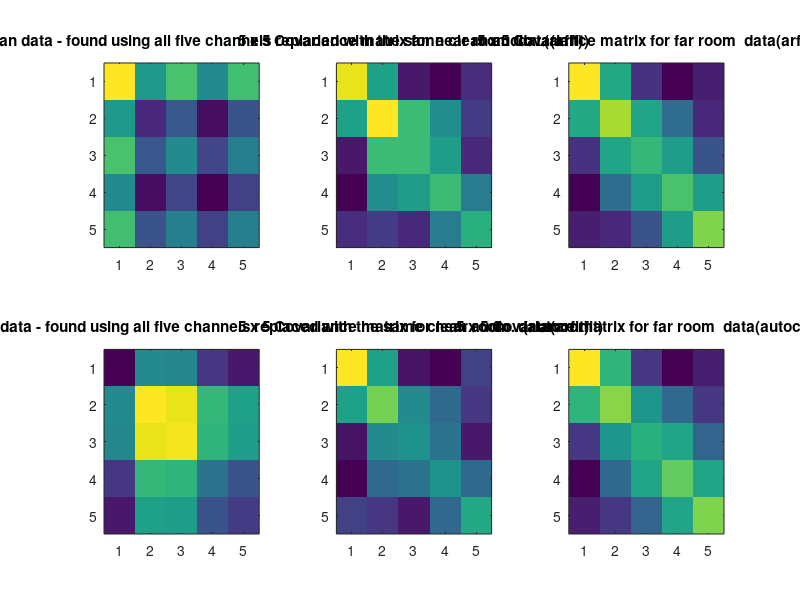

Here is the MATLAB script that generated this plot:
addpath('/home/anirudhs/tmp/anu/REVERB_MCSB_without_GN_3DCNN/matlab');
clc;
clear all;
close all;


load('clean_cov','C_cln_arfit','C1_cln_auto');
load('clean_rev_far','C_far_arfit','C1_far_auto');
load('clean_rev_near','C_near_arfit','C1_near_auto');

subplot(2,3,1);
imagesc(C_cln_arfit);
title('5 x 5 Covariance matrix for clean data - found using all five channels replaced with the same clean audio...(arfit)');
subplot(2,3,2);
imagesc(C_near_arfit);
title('5 x 5 Covariance matrix for near room  data(arfit)');
subplot(2,3,3);
imagesc(C_far_arfit);
title('5 x 5 Covariance matrix for far room  data(arfit)');

subplot(2,3,4);
imagesc(C1_cln_auto);
title('5 x 5 Covariance matrix for clean data - found using all five channels replaced with the same clean audio...(autocorfit)');
subplot(2,3,5);
imagesc(C1_near_auto);
title('5 x 5 Covariance matrix for near room  data(arfit)');
subplot(2,3,6);
imagesc(C1_far_auto);
title('5 x 5 Covariance matrix for far room  data(autocorfit)');

